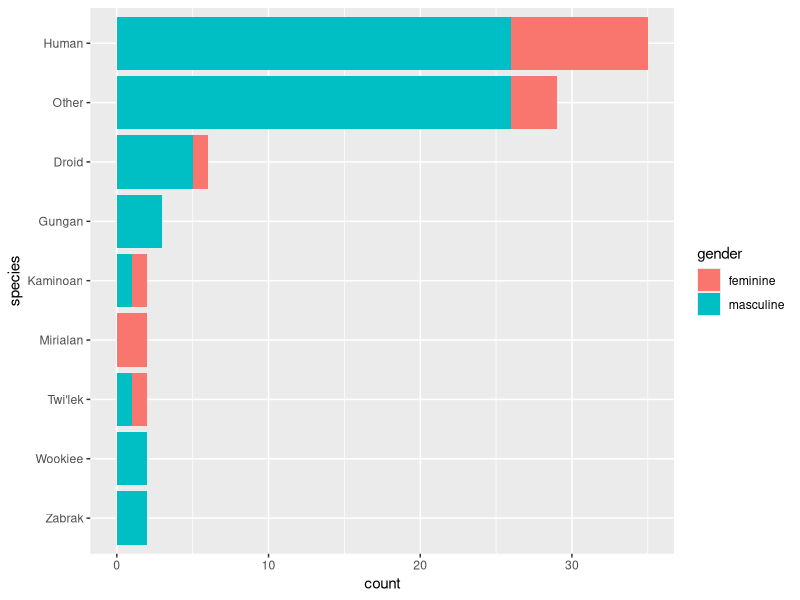

The R script that drew this image:
## ---- chunk 1
library(knitr)
opts_chunk$set(tidy.opts=list(width.cutoff=60),tidy=TRUE)
## ---- chunk 2
knitr::write_bib(c(.packages(), 'bookdown', 'knitr', 'rmarkdown', 'tidyverse', 'ComplexHeatmap'), 'packages.bib')
## ---- chunk 3
library(tidyverse)
## ---- chunk 4
starwars %>% filter(!is.na(species)) %>% 
  mutate(species = fct_lump(species, 5)) %>% 
  mutate(species = species %>% fct_infreq() %>% fct_rev()) %>% 
  ggplot() +
  geom_bar(aes(species, fill = gender)) +
  coord_flip()
